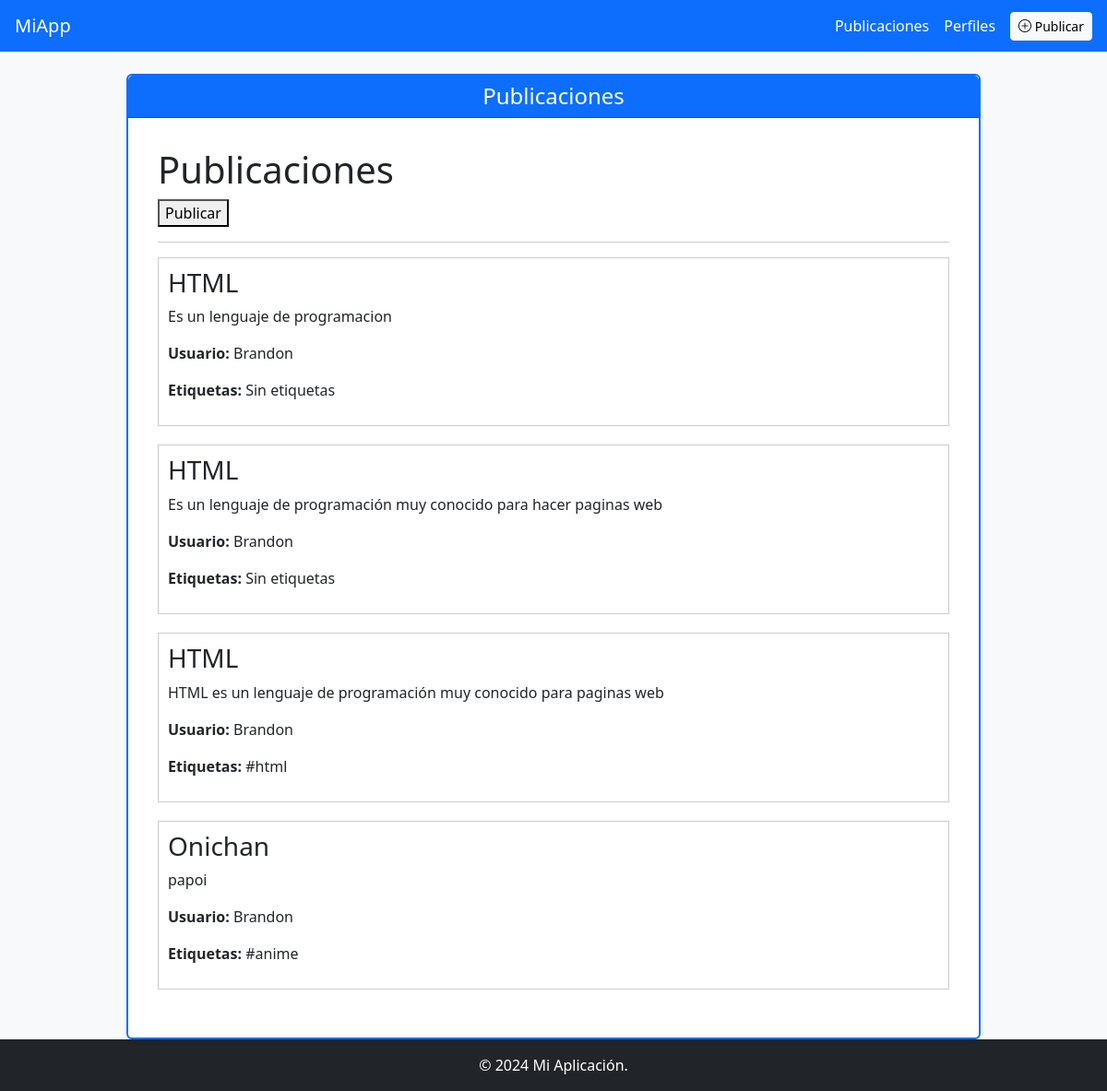
Before: /publicaciones/ with the older database file.
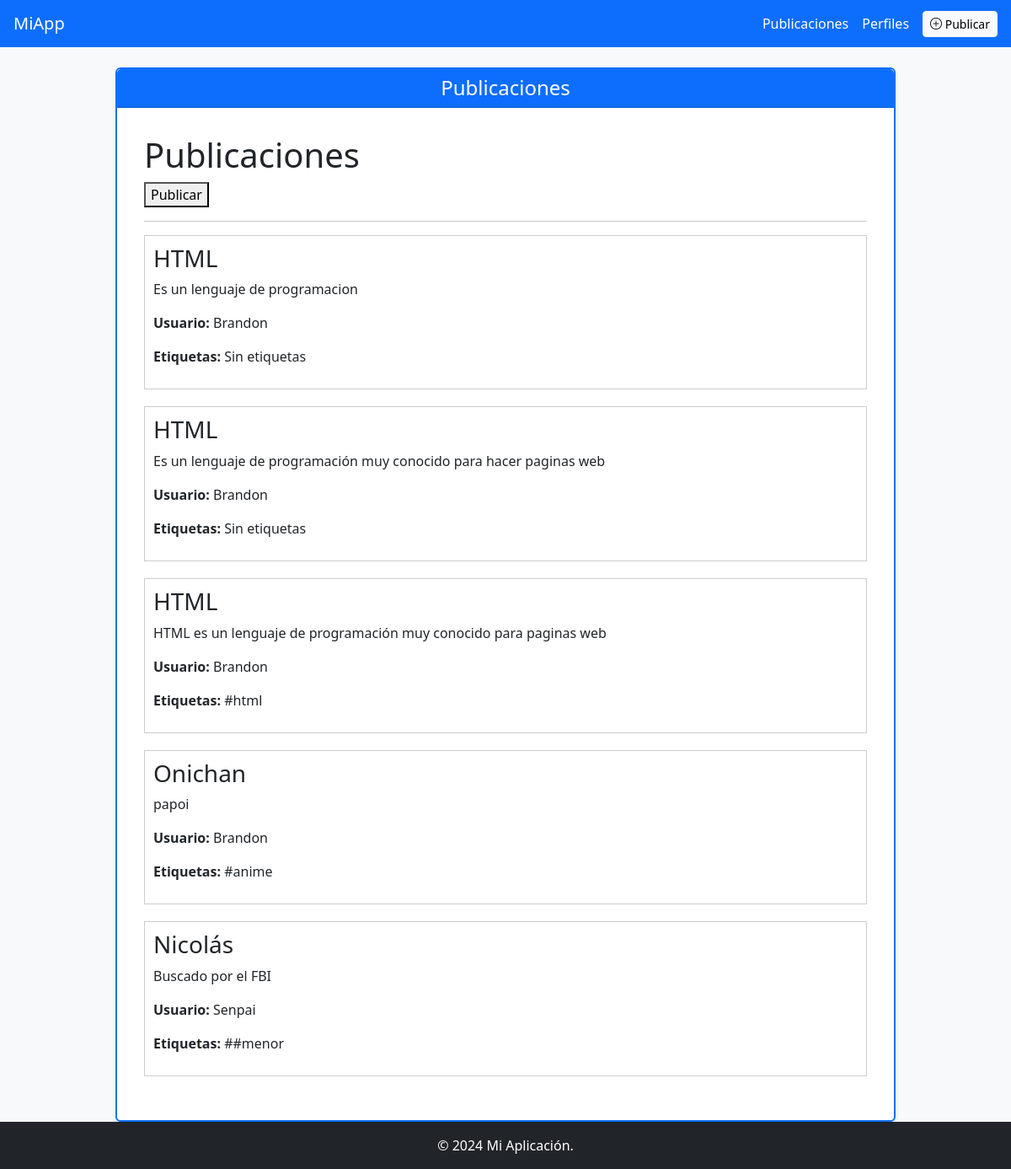
After: the same page with the newer database file.
### app/models/publicacion.py (models this page shows)
class Publicacion(db.Model):
    __tablaname__='publicacion'
    id= db.Column(db.Integer, primary_key=True)
    Titulo= db.Column(db.String(200), nullable=False)
    contenido= db.Column(db.Text,nullable=False)
    usuario_id=db.Column(db.Integer,db.ForeignKey('users.idUser'))
    usuario = db.relationship('User', back_populates='publicaciones')
    etiquetas=db.relationship(
        'Etiqueta',
        secondary=publicacion_etiqueta,
        backref='publicaciones'
    )

### app/models/users.py (models this page shows, shortened)
class User(db.Model, UserMixin):
    __tablename__ = 'users'
    idUser = db.Column(db.Integer, primary_key=True)
    nameUser = db.Column(db.String(80), unique=True, nullable=False)
    passwordUser = db.Column(db.String(120), nullable=False)
    email = db.Column(db.String(120), unique=True, nullable=False)
    perfil = db.relationship('Perfil', back_populates='user', uselist=False)
    publicaciones = db.relationship('Publicacion', back_populates='usuario')

### app/models/etiqueta.py (models this page shows, shortened)
class Etiqueta(db.Model):
    __tablename__ = 'etiqueta'
    id = db.Column(db.Integer, primary_key=True)
    nombre = db.Column(db.String(80), nullable=False)
    slug = db.Column(db.String(80), nullable=False, unique=True)

### app/routes/publicacion_route.py (the view)
@bp.route('/')
def lista():
    publicaciones = Publicacion.query.all()
    return render_template('publicaciones/lista.html', publicaciones=publicaciones)

### app/templates/publicaciones/lista.html
{% extends 'base.html' %}
{% block titulo_pagina %}
Publicaciones
{% endblock %}
{% block content %}
<h1>Publicaciones</h1>
<a href="{{ url_for('publicacion.add') }}">
    <button>Publicar</button>
</a>
<hr>
{% if publicaciones %}
    {% for p in publicaciones %}
        <div style="margin-bottom: 20px; padding: 10px; border: 1px solid #ccc;">
            <h3>{{ p.Titulo }}</h3>
            <p>{{ p.contenido }}</p>
            <p>
                <strong>Usuario:</strong> {{ p.usuario.nameUser }}
            </p>
            <p>
                <strong>Etiquetas:</strong>
                {% if p.etiquetas %}
                    {% for e in p.etiquetas %}
                        <span>#{{ e.nombre }}</span>
                    {% endfor %}
                {% else %}
                    <span>Sin etiquetas</span>
                {% endif %}
            </p>
        </div>
    {% endfor %}
{% else %}
    <p>No hay publicaciones aún</p>
{% endif %}
{% endblock %}

### app/templates/base.html (shortened to what this page needs)
<!DOCTYPE html>
<html lang="es" class="h-100">
<head>
    <link rel="stylesheet" href="{{ url_for('static', filename='bootstrap/css/bootstrap.css') }}">
    <link rel="stylesheet" href="{{ url_for('static', filename='all.min.css') }}">
    <link rel="stylesheet" href="{{ url_for('static', filename='bootstrap-icons.min.css') }}">
    <link rel="stylesheet" href="https://cdn.jsdelivr.net/npm/bootstrap-icons@1.12.1/font/bootstrap-icons.min.css">
</head>
<body class="d-flex flex-column h-100 bg-light">
  <nav class="navbar navbar-expand-lg navbar-dark bg-primary px-3">
    <a class="navbar-brand" href="{{ url_for('publicacion.lista') }}">
        MiApp
    </a>
    <div class="ms-auto d-flex gap-3 align-items-center">
        <a class="nav-link text-white" href="{{ url_for('publicacion.lista') }}">
            Publicaciones
        </a>
        <a class="nav-link text-white" href="{{ url_for('user.index') }}">
            Perfiles
        </a>
        <a class="btn btn-light btn-sm" href="{{ url_for('publicacion.add') }}">
            <i class="bi bi-plus-circle"></i> Publicar
        </a>
    </div>
  </nav>
  <main class="flex-shrink-0">
    <div class="container mt-4 mx-auto">
      <div class="row justify-content-center">
        <div class="col-md-10">
          <div class="card shadow-sm border border-2 border-primary">
            <div class="card-header bg-primary text-white">
              <h4 class="mb-0 text-center">
                {% block titulo_pagina %}{% endblock %}
              </h4>
            </div>
            <div class="card-body">
              <div class="container-fluid p-3">
                {% block content %}
                {% endblock %}
              </div>
            </div>
          </div>
        </div>
      </div>
    </div>
  </main>
  <footer class="footer mt-auto py-3 bg-dark text-white">
    <div class="container text-center">
      <span>
        &copy; 2024 Mi Aplicación.
      </span>
    </div>
  </footer>
</body>
</html>

Changed rows visible on the page:
added Publicacion: Titulo "Nicolás", contenido "Buscado por el FBI", usuario.nameUser "Senpai"
added Etiqueta: nombre "#menor", shown under "Nicolás"
